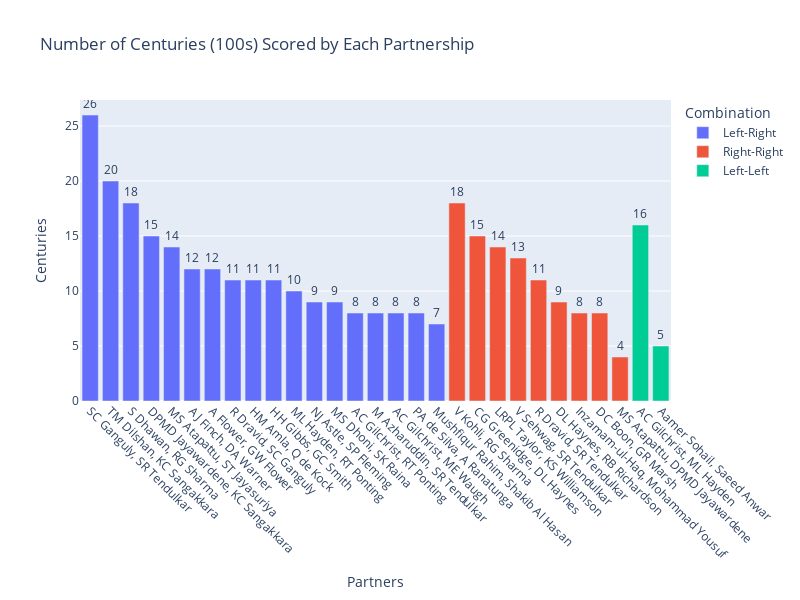

The code cell stored with this chart in its notebook:
### Code cell
import pandas as pd
import plotly.express as px

# Sample dataset (replace this with your loaded dataset)
data = {
    'Partners': ['SC Ganguly, SR Tendulkar', 'DPMD Jayawardene, KC Sangakkara', 'TM Dilshan, KC Sangakkara', 'MS Atapattu, ST Jayasuriya', 'AC Gilchrist, ML Hayden', 'CG Greenidge, DL Haynes', 'S Dhawan, RG Sharma', 'V Kohli, RG Sharma', 'V Sehwag, SR Tendulkar', 'R Dravid, SC Ganguly', 'HM Amla, Q de Kock', 'R Dravid, SR Tendulkar', 'Inzamam-ul-Haq, Mohammad Yousuf', 'AC Gilchrist, ME Waugh', 'A Flower, GW Flower', 'DL Haynes, RB Richardson', 'NJ Astle, SP Fleming', 'LRPL Taylor, KS Williamson', 'DC Boon, GR Marsh', 'PA de Silva, A Ranatunga', 'AJ Finch, DA Warner', 'HH Gibbs, GC Smith', 'AC Gilchrist, RT Ponting', 'MS Dhoni, SK Raina', 'Aamer Sohail, Saeed Anwar', 'M Azharuddin, SR Tendulkar', 'ML Hayden, RT Ponting', 'Mushfiqur Rahim, Shakib Al Hasan', 'MS Atapattu, DPMD Jayawardene'],
    '100s': [26, 15, 20, 14, 16, 15, 18, 18, 13, 11, 11, 11, 8, 8, 12, 9, 9, 14, 8, 8, 12, 11, 8, 9, 5, 8, 10, 7, 4],
    'Combination': ['Left-Right', 'Left-Right', 'Left-Right', 'Left-Right', 'Left-Left', 'Right-Right', 'Left-Right', 'Right-Right', 'Right-Right', 'Left-Right', 'Left-Right', 'Right-Right', 'Right-Right', 'Left-Right', 'Left-Right', 'Right-Right', 'Left-Right', 'Right-Right', 'Right-Right', 'Left-Right', 'Left-Right', 'Left-Right', 'Left-Right', 'Left-Right', 'Left-Left', 'Left-Right', 'Left-Right', 'Left-Right', 'Right-Right']
}

# Create a DataFrame from the sample data (you can replace this with your loaded DataFrame)
df = pd.DataFrame(data)

# Sort the DataFrame by '100s' in descending order
df = df.sort_values(by='100s', ascending=False)

# Create a vertical bar chart with tooltips and custom sorting, and color code by 'Combination'
fig = px.bar(df, x='Partners', y='100s', color='Combination',
             title='Number of Centuries (100s) Scored by Each Partnership',
             labels={'x': 'Partners', '100s': 'Centuries'}, hover_data=['Combination'])

# Customize the tooltip formatting
fig.update_traces(texttemplate='%{y}', textposition='outside')

# Set custom tick values for the y-axis
fig.update_yaxes(tickvals=[0, 5, 10, 15, 20, 25, 30, 35, 40])

# Adjust the chart size to accommodate the data
fig.update_layout(height=600, width=800)  # Increase the height and width as needed

# Rotate the x-axis labels for better readability
fig.update_layout(xaxis_tickangle=45)

# Show the interactive chart
fig.show()

### Figure 1 — Plotly figure (JSON) as saved in the notebook; plotly's stock layout.template omitted (floating-point values rounded to 4 significant figures)
{"data": [{"alignmentgroup": "True", "customdata": [["Left-Right"], ["Left-Right"], ["Left-Right"], ["Left-Right"], ["Left-Right"], ["Left-Right"], ["Left-Right"], ["Left-Right"], ["Left-Right"], ["Left-Right"], ["Left-Right"], ["Left-Right"], ["Left-Right"], ["Left-Right"], ["Left-Right"], ["Left-Right"], ["Left-Right"], ["Left-Right"]], "hovertemplate": "Combination=%{customdata[0]}<br>Partners=%{x}<br>Centuries=%{y}<extra></extra>", "legendgroup": "Left-Right", "marker": {"color": "#636efa", "pattern": {"shape": ""}}, "name": "Left-Right", "offsetgroup": "Left-Right", "orientation": "v", "showlegend": true, "textposition": "outside", "texttemplate": "%{y}", "type": "bar", "x": ["SC Ganguly, SR Tendulkar", "TM Dilshan, KC Sangakkara", "S Dhawan, RG Sharma", "DPMD Jayawardene, KC Sangakkara", "MS Atapattu, ST Jayasuriya", "AJ Finch, DA Warner", "A Flower, GW Flower", "R Dravid, SC Ganguly", "HM Amla, Q de Kock", "HH Gibbs, GC Smith", "ML Hayden, RT Ponting", "NJ Astle, SP Fleming", "MS Dhoni, SK Raina", "AC Gilchrist, RT Ponting", "M Azharuddin, SR Tendulkar", "AC Gilchrist, ME Waugh", "PA de Silva, A Ranatunga", "Mushfiqur Rahim, Shakib Al Hasan"], "xaxis": "x", "y": [26, 20, 18, 15, 14, 12, 12, 11, 11, 11, 10, 9, 9, 8, 8, 8, 8, 7], "yaxis": "y"}, {"alignmentgroup": "True", "customdata": [["Right-Right"], ["Right-Right"], ["Right-Right"], ["Right-Right"], ["Right-Right"], ["Right-Right"], ["Right-Right"], ["Right-Right"], ["Right-Right"]], "hovertemplate": "Combination=%{customdata[0]}<br>Partners=%{x}<br>Centuries=%{y}<extra></extra>", "legendgroup": "Right-Right", "marker": {"color": "#EF553B", "pattern": {"shape": ""}}, "name": "Right-Right", "offsetgroup": "Right-Right", "orientation": "v", "showlegend": true, "textposition": "outside", "texttemplate": "%{y}", "type": "bar", "x": ["V Kohli, RG Sharma", "CG Greenidge, DL Haynes", "LRPL Taylor, KS Williamson", "V Sehwag, SR Tendulkar", "R Dravid, SR Tendulkar", "DL Haynes, RB Richardson", "Inzamam-ul-Haq, Mohammad Yousuf", "DC Boon, GR Marsh", "MS Atapattu, DPMD Jayawardene"], "xaxis": "x", "y": [18, 15, 14, 13, 11, 9, 8, 8, 4], "yaxis": "y"}, {"alignmentgroup": "True", "customdata": [["Left-Left"], ["Left-Left"]], "hovertemplate": "Combination=%{customdata[0]}<br>Partners=%{x}<br>Centuries=%{y}<extra></extra>", "legendgroup": "Left-Left", "marker": {"color": "#00cc96", "pattern": {"shape": ""}}, "name": "Left-Left", "offsetgroup": "Left-Left", "orientation": "v", "showlegend": true, "textposition": "outside", "texttemplate": "%{y}", "type": "bar", "x": ["AC Gilchrist, ML Hayden", "Aamer Sohail, Saeed Anwar"], "xaxis": "x", "y": [16, 5], "yaxis": "y"}], "layout": {"barmode": "relative", "height": 600, "legend": {"title": {"text": "Combination"}, "tracegroupgap": 0}, "title": {"text": "Number of Centuries (100s) Scored by Each Partnership"}, "width": 800, "xaxis": {"anchor": "y", "domain": [0, 1], "tickangle": 45, "title": {"text": "Partners"}}, "yaxis": {"anchor": "x", "domain": [0, 1], "tickvals": [0, 5, 10, 15, 20, 25, 30, 35, 40], "title": {"text": "Centuries"}}}}
